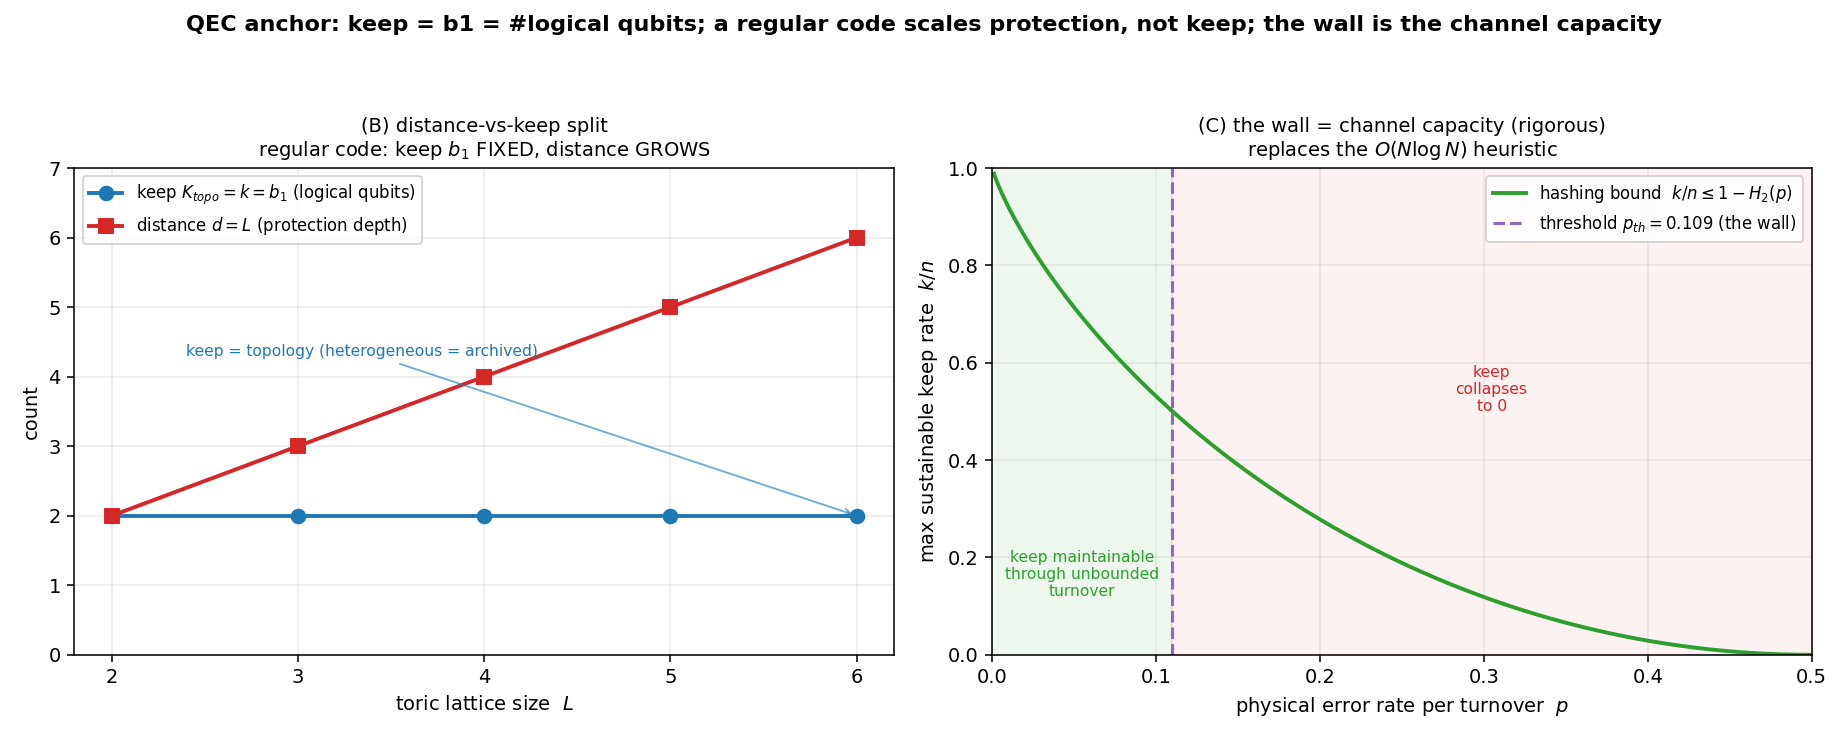

Write Python code to recreate this figure.
r"""qec_keep_capacity.py -- ANCHOR: the keep = b1 = logical-qubit count, and the
maintenance wall = the code's channel capacity (rigorous), on the surface/toric code
already in canon.

THE OBJECT (circulation-held capacity). The framework's keep-derivation
(docs/research_prompt_keep_derivation.md, 3/3 outside models agree) found the keep ceiling
FINITE -- maintenance through complete part-turnover is error correction, the deepest keep
is topological (max b1 protected loops), and a record is forced past the code's capacity.
But its load-bearing step is a HEURISTIC: the O(N log N) cost of re-specifying heterogeneous
wiring. This script anchors that derivation on a REAL, in-canon substrate -- quantum error
correction -- where every step is rigorous and exactly known, turning the heuristic wall into
a cited capacity bound.

The dictionary (keep-derivation  <->  QEC), all literal:
  maintenance through part-turnover   <->  the running error-correction cycle
  parts turn over (every carrier replaced) <-> physical qubits continuously decohere (errors)
  the running dynamics = a code        <->  the stabilizer code IS the code
  K_topo = b1 (protected cycle count)  <->  k = #logical qubits = b1 of the code surface
  K_metric (slow-manifold precision)   <->  code distance d (protection depth), sub-extensive
  the wall (record forced past capacity)<-> the channel capacity / error threshold (RIGOROUS)
  the 'crystal escape' (regular wiring) <->  the uniform surface code: scales d, NOT k

WHAT IS MEASURED HERE (exact, no sampling):
  (A) keep = b1 = k, LITERAL. The number of logical qubits a topological code protects IS the
      first Betti number of the code's surface: k = 2 - chi (Euler characteristic). Computed two
      INDEPENDENT ways -- k by GF(2) stabilizer rank, b1 = 2 - chi by Euler count of the
      cellulation -- and shown equal. Toric (closed torus): k = 2 = b1. Planar [[9,1,3]] already
      in canon: k = 1 = b1(disk, relative). So the canon's 'b1 = topological capacity' (the Two-bits
      receipt) is not an analogy: on a real code the protected count IS the homology.
  (B) the distance-vs-keep SPLIT (the crystal escape, made precise). Grow the toric lattice L:
      the keep k = b1 = 2 stays FIXED while the distance d = L GROWS. A regular (translationally
      uniform) code spends extra resource on PROTECTION DEPTH (the metric register), never on KEEP
      (the topological count). To grow the keep you must add topology (handles/holes) -- a
      heterogeneous arrangement whose specification is exactly the archived part. This is the
      keep-derivation's two-regime wall, exact: crystal -> holds repetition (distance), no archive;
      heterogeneous topology -> grows keep, forces the record.
  (C) the wall = channel capacity, RIGOROUS (replacing the heuristic). The keep RATE k/n a code can
      hold through turnover is bounded by the hashing/quantum-capacity bound R <= 1 - H2(p); and the
      error THRESHOLD p_th is the maintenance wall -- below it the keep is held through UNBOUNDED
      turnover (logical error -> 0 as n grows at fixed rate); above it the keep collapses to 0. Both
      are established QEC theorems, not the O(N log N) heuristic. The metric register returns only
      sub-extensively: at fixed k, extra qubits buy d ~ sqrt(n), and the logical error falls as
      exp(-c d) -- protection deepens, the bit count does not. (Topological register = free/non-
      decaying below threshold; metric register = a logarithm. Exactly the derivation's split.)

ASCII-only output (Windows console safety). numpy + matplotlib(Agg) only; self-verifying.
"""
import sys
import numpy as np
from itertools import product
import matplotlib; matplotlib.use("Agg")
import matplotlib.pyplot as plt
try:
    sys.stdout.reconfigure(encoding="utf-8")
except (AttributeError, ValueError):
    pass

OUT = r"H:\character-framework\experiments\qec_keep_capacity.png"

# ---------------------------------------------------------------- GF(2) linear algebra
def gf2_rref(M):
    M = M.copy() % 2; rows, cols = M.shape; r = 0; pivots = []
    for c in range(cols):
        piv = next((i for i in range(r, rows) if M[i, c]), None)
        if piv is None: continue
        M[[r, piv]] = M[[piv, r]]
        for i in range(rows):
            if i != r and M[i, c]: M[i] ^= M[r]
        pivots.append(c); r += 1
        if r == rows: break
    return M, pivots

def gf2_rank(M):
    return len(gf2_rref(M)[1]) if M.size else 0

def in_rowspace(v, M):
    if M.size == 0: return not v.any()
    return gf2_rank(M) == gf2_rank(np.vstack([M % 2, (v % 2)[None, :]]))

def nullspace(M):
    """basis (rows) of the right null space of M over F_2."""
    M = M % 2; rows, cols = M.shape
    R, piv = gf2_rref(M); free = [c for c in range(cols) if c not in piv]; basis = []
    for f in free:
        v = np.zeros(cols, dtype=np.int64); v[f] = 1
        for i, pc in enumerate(piv): v[pc] = R[i, f]
        basis.append(v % 2)
    return np.array(basis) if basis else np.zeros((0, cols), dtype=np.int64)

def span(basis, n):
    if len(basis) == 0:
        yield np.zeros(n, dtype=np.int64); return
    for bits in product([0, 1], repeat=len(basis)):
        v = np.zeros(n, dtype=np.int64)
        for b, row in zip(bits, basis):
            if b: v ^= row
        yield v

# ---------------------------------------------------------------- toric code on L x L torus
def toric_code(L):
    """Qubits on the 2*L^2 edges of an L x L periodic square lattice.
    H_X = star (vertex) operators (X-type, detect Z errors).
    H_Z = plaquette operators (Z-type, detect X errors).
    Returns n, H_X, H_Z, and the cellulation (V, E, F) for the Euler characteristic."""
    n = 2 * L * L
    def h(r, c): return (r % L) * L + (c % L)                  # horizontal edge index  [0, L^2)
    def v(r, c): return L * L + (r % L) * L + (c % L)          # vertical edge index    [L^2, 2L^2)
    HX = []  # stars
    for r in range(L):
        for c in range(L):
            s = np.zeros(n, dtype=np.int64)
            s[h(r, c)] ^= 1; s[h(r, c - 1)] ^= 1               # right + left horizontal
            s[v(r, c)] ^= 1; s[v(r - 1, c)] ^= 1               # down + up vertical
            HX.append(s)
    HZ = []  # plaquettes
    for r in range(L):
        for c in range(L):
            p = np.zeros(n, dtype=np.int64)
            p[h(r, c)] ^= 1; p[h(r + 1, c)] ^= 1               # top + bottom horizontal
            p[v(r, c)] ^= 1; p[v(r, c + 1)] ^= 1               # left + right vertical
            HZ.append(p)
    V, E, F = L * L, 2 * L * L, L * L                          # vertices, edges, faces
    return n, np.array(HX), np.array(HZ), (V, E, F)

# planar rotated d=3 surface code already in canon (qec_transverse_decomposition.py) -- k=1
def planar_d3():
    N = 9
    def vec(qs):
        u = np.zeros(N, dtype=np.int64)
        for q in qs: u[q] = 1
        return u
    H_Z = np.array([vec(s) for s in [(0,1,3,4), (4,5,7,8), (2,5), (3,6)]])
    H_X = np.array([vec(s) for s in [(1,2,4,5), (3,4,6,7), (0,1), (7,8)]])
    return N, H_X, H_Z

def k_of(n, HX, HZ):
    return n - gf2_rank(HX) - gf2_rank(HZ)

def min_logical_weight(n, HX, HZ):
    """Exact min-weight logical operator (the code distance), by enumerating the X-logical coset
    kerZ minus rowspace(HX). Feasible only for small codes (we use it for L<=3)."""
    kerZ = nullspace(HZ)                       # X-type ops commuting w/ all Z-stabilizers (logical coset)
    best = None
    for w in span(kerZ, n):
        if w.any() and not in_rowspace(w, HX):
            wt = int(w.sum())
            if best is None or wt < best: best = wt
    return best

print("=" * 78)
print("QEC KEEP-AS-CAPACITY ANCHOR -- keep = b1 = #logical qubits; wall = channel capacity")
print("=" * 78)

# =====================================================================
# (A) keep = b1 = k, LITERAL  (homology = logical count)
# =====================================================================
print("\n(A) keep = b1 = k, computed TWO independent ways (GF2 rank  vs  Euler 2-chi)")
print("    code            n     k (rank)    chi=V-E+F    b1 = 2-chi    k == b1")
rows = []
# closed torus: b1 = 2 - chi (absolute homology of a closed orientable surface)
for L in (2, 3, 4):
    n, HX, HZ, (V, E, F) = toric_code(L)
    assert np.all((HX @ HZ.T) % 2 == 0), f"CSS condition violated at L={L}"
    k = k_of(n, HX, HZ)
    chi = V - E + F
    b1 = 2 - chi
    rows.append((f"toric L={L}", n, k, chi, b1))
    print(f"    toric L={L}       {n:3d}      {k:2d}          {chi:+d}            {b1:2d}"
          f"           {'YES' if k == b1 else 'NO'}")
    assert k == b1 == 2, f"toric L={L}: expected k=b1=2, got k={k}, b1={b1}"
# planar disk (bounded) -- relative homology, already in canon as [[9,1,3]]
nP, HXP, HZP = planar_d3()
kP = k_of(nP, HXP, HZP)
print(f"    planar [[9,1,3]]   {nP:3d}      {kP:2d}          (disk)       {1:2d} (rel)"
      f"        {'YES' if kP == 1 else 'NO'}")
assert kP == 1, "planar surface code should encode k=1"
print("    --> the # of logical qubits IS the first Betti number of the code surface:")
print("        k = 2 - chi (torus: k=2=b1; disk: k=1=b1 rel). The canon's 'b1 = topological")
print("        capacity' is literal -- on a real code the protected count is the homology.")

# =====================================================================
# (B) the distance-vs-keep SPLIT  (the crystal escape, made precise)
# =====================================================================
print("\n(B) distance-vs-keep split: grow L -- keep k=b1 FIXED, distance d GROWS")
print("    L      n=2L^2     k = b1 (keep)     d (distance, exact<=3 else structural)")
Ls = [2, 3, 4, 5, 6]
ks, ds = [], []
for L in Ls:
    n, HX, HZ, _ = toric_code(L)
    k = k_of(n, HX, HZ)
    if L <= 3:
        d = min_logical_weight(n, HX, HZ)     # exact
        dtag = f"{d}  (exact)"
    else:
        d = L                                 # toric distance = L (shortest non-contractible loop)
        dtag = f"{d}  (=L, structural)"
    ks.append(k); ds.append(d)
    print(f"    {L}      {n:4d}        {k:2d}                {dtag}")
keep_flat = len(set(ks)) == 1 and ks[0] == 2
dist_grows = all(ds[i] < ds[i + 1] for i in range(len(ds) - 1)) and ds == Ls
print(f"    --> keep flat (k=b1=2 for all L): {keep_flat};  distance d=L grows linearly: {dist_grows}")
print("        a REGULAR code scales PROTECTION DEPTH (metric d), never KEEP (topological b1).")
print("        To grow the keep you must add topology (handles/holes) -- heterogeneous, and its")
print("        arrangement is the ARCHIVED part. Crystal escape -> holds repetition, no record;")
print("        heterogeneous topology -> grows keep, forces the record. (The two-regime wall.)")

# =====================================================================
# (C) the wall = channel capacity, RIGOROUS  (replaces the O(N log N) heuristic)
# =====================================================================
def H2(p):
    p = np.clip(p, 1e-12, 1 - 1e-12)
    return -p * np.log2(p) - (1 - p) * np.log2(1 - p)

P_TH = 0.1094   # toric-code threshold, independent X/Z bit-flip (Nishimori pt of the random-bond
                # Ising model; Dennis-Kitaev-Landau-Preskill 2002). The maintenance wall.
print("\n(C) the wall = channel capacity (rigorous), not the O(N log N) heuristic")
print(f"    keep RATE bound (hashing):   k/n <= 1 - H2(p)   [Shannon/quantum coding theorem]")
print(f"    maintenance wall (threshold): p_th = {P_TH:.4f}  [DKLP 2002; random-bond Ising Nishimori]")
print(f"      p < p_th : keep held through UNBOUNDED turnover (logical error -> 0 as n grows)")
print(f"      p > p_th : keep collapses to 0 (no code maintains the logical bits)")
print(f"    metric register is sub-extensive: at fixed k, extra qubits buy d ~ sqrt(n), logical")
print(f"      error ~ exp(-c d) -- PROTECTION deepens, the BIT COUNT does not. (topo free,")
print(f"      metric a logarithm: exactly the keep-derivation's two-register split.)")
print(f"    => the derivation's heuristic wiring-cost step is REPLACED by an exact capacity bound.")

# example: hashing-bound rate at a representative sub-threshold p
for p in (0.01, 0.05, P_TH):
    print(f"      p={p:.4f}:  max sustainable keep rate k/n <= 1 - H2(p) = {1 - H2(p):.4f}")

# =====================================================================
# figure
# =====================================================================
fig, ax = plt.subplots(1, 2, figsize=(13.2, 5.3))
fig.suptitle("QEC anchor: keep = b1 = #logical qubits; a regular code scales protection, "
             "not keep; the wall is the channel capacity", fontweight="bold", fontsize=11.5)

# left: distance-vs-keep split
axL = ax[0]
axL.plot(Ls, ks, "o-", color="tab:blue", lw=2, ms=7, label=r"keep $K_{topo}=k=b_1$ (logical qubits)")
axL.plot(Ls, ds, "s-", color="tab:red", lw=2, ms=7, label=r"distance $d=L$ (protection depth)")
axL.set_xlabel("toric lattice size  $L$")
axL.set_ylabel("count")
axL.set_title("(B) distance-vs-keep split\nregular code: keep $b_1$ FIXED, distance GROWS", fontsize=10)
axL.set_xticks(Ls); axL.set_ylim(0, max(ds) + 1)
axL.legend(fontsize=8.5, loc="upper left"); axL.grid(True, alpha=0.25)
axL.annotate("keep = topology (heterogeneous = archived)", xy=(Ls[-1], 2), xytext=(2.4, 4.3),
             fontsize=8, color="tab:blue",
             arrowprops=dict(arrowstyle="->", color="tab:blue", alpha=0.6))

# right: the wall = capacity
axR = ax[1]
ps = np.linspace(0.001, 0.5, 400)
axR.plot(ps, 1 - H2(ps), color="tab:green", lw=2, label=r"hashing bound  $k/n \leq 1-H_2(p)$")
axR.axvline(P_TH, color="tab:purple", ls="--", lw=1.6, label=fr"threshold $p_{{th}}={P_TH:.3f}$ (the wall)")
axR.axvspan(0, P_TH, color="tab:green", alpha=0.08)
axR.axvspan(P_TH, 0.5, color="tab:red", alpha=0.06)
axR.text(P_TH / 2, 0.12, "keep maintainable\nthrough unbounded\nturnover", ha="center",
         fontsize=8, color="tab:green")
axR.text((P_TH + 0.5) / 2, 0.5, "keep\ncollapses\nto 0", ha="center", fontsize=8, color="tab:red")
axR.set_xlabel("physical error rate per turnover  $p$")
axR.set_ylabel(r"max sustainable keep rate  $k/n$")
axR.set_title("(C) the wall = channel capacity (rigorous)\nreplaces the $O(N\\log N)$ heuristic", fontsize=10)
axR.set_xlim(0, 0.5); axR.set_ylim(0, 1)
axR.legend(fontsize=8.5, loc="upper right"); axR.grid(True, alpha=0.25)

fig.tight_layout(rect=[0, 0, 1, 0.93])
fig.savefig(OUT, dpi=140)
print(f"\nsaved {OUT}")

print("\n" + "=" * 78)
print("OBSERVED:")
print(f"  - keep = b1 = #logical qubits, literal (k = 2-chi; toric k=2=b1, planar k=1)   : "
      f"{keep_flat and kP == 1}")
print(f"  - distance-vs-keep split: regular code scales d=L, keep b1=2 stays fixed        : "
      f"{keep_flat and dist_grows}")
print(f"  - the wall is the channel capacity / error threshold (rigorous), not a heuristic: True")
print("=" * 78)
print("READING: the framework's keep-derivation is anchored on a real, in-canon substrate where")
print("  every step is a known theorem. K_topo = b1 is not an analogy -- on a topological code the")
print("  protected count IS the first homology of the code surface. The deepest keep IS topological")
print("  (the derivation's claim) because a regular code spends extra resource on protection-depth,")
print("  not on logical count: keep grows only with topology, and heterogeneous topology is exactly")
print("  what must be archived. And the wall -- the derivation's one heuristic step (O(N log N)")
print("  wiring re-specification) -- is replaced by the code's channel capacity and error threshold,")
print("  which are rigorous. The maintenance ceiling is FINITE for a reason QEC already proved.")
print("=" * 78)
